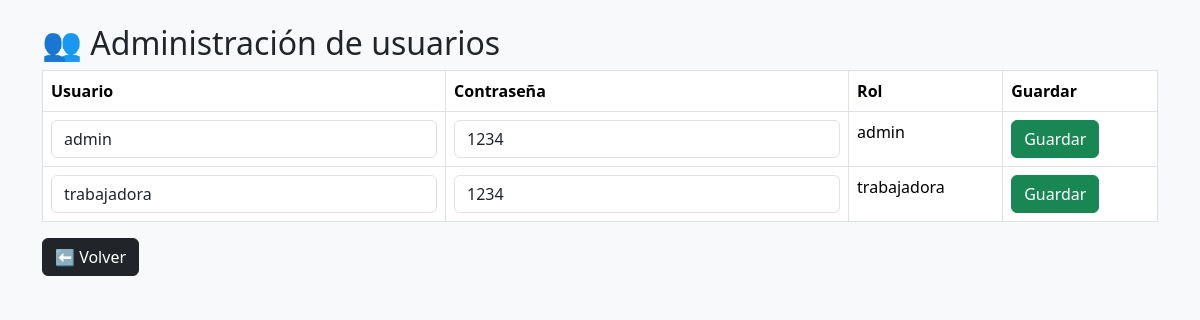
The app's page /usuarios (signed in) with its own data.
### app.py (models this page shows)
class Usuario(db.Model):
    id = db.Column(db.Integer, primary_key=True)
    username = db.Column(db.String(50), unique=True)
    password = db.Column(db.String(100))
    rol = db.Column(db.String(20))  # admin o trabajador

### app.py (the view)
@app.route("/usuarios")
def usuarios():
    if session.get("rol") != "admin":
        return redirect("/")
    lista = Usuario.query.all()
    return render_template("usuarios.html", usuarios=lista)

### templates/usuarios.html (shortened to what this page needs)
<!DOCTYPE html>
<html>
<head>
    <link href="https://cdn.jsdelivr.net/npm/bootstrap@5.3.2/dist/css/bootstrap.min.css" rel="stylesheet">
</head>
<body class="bg-light">
<div class="container mt-4">
<h2>👥 Administración de usuarios</h2>
<table class="table table-bordered">
<tr>
    <th>Usuario</th>
    <th>Contraseña</th>
    <th>Rol</th>
    <th>Guardar</th>
</tr>
{% for u in usuarios %}
<tr>
<form method="POST" action="/usuarios/editar/{{u.id}}">
<td>
<input name="username" value="{{u.username}}" class="form-control">
</td>
<td>
<input name="password" value="{{u.password}}" class="form-control">
</td>
<td>{{ u.rol }}</td>
<td>
<button class="btn btn-success"
onclick="return confirm('¿Guardar cambios del usuario?')">
Guardar
</button>
</td>
</form>
</tr>
{% endfor %}
</table>
<a href="/" class="btn btn-dark">⬅ Volver</a>
</div>
</body>
</html>

### records on screen
Usuario: username "admin", password "1234", rol "admin"
Usuario: username "trabajadora", password "1234", rol "trabajadora"
